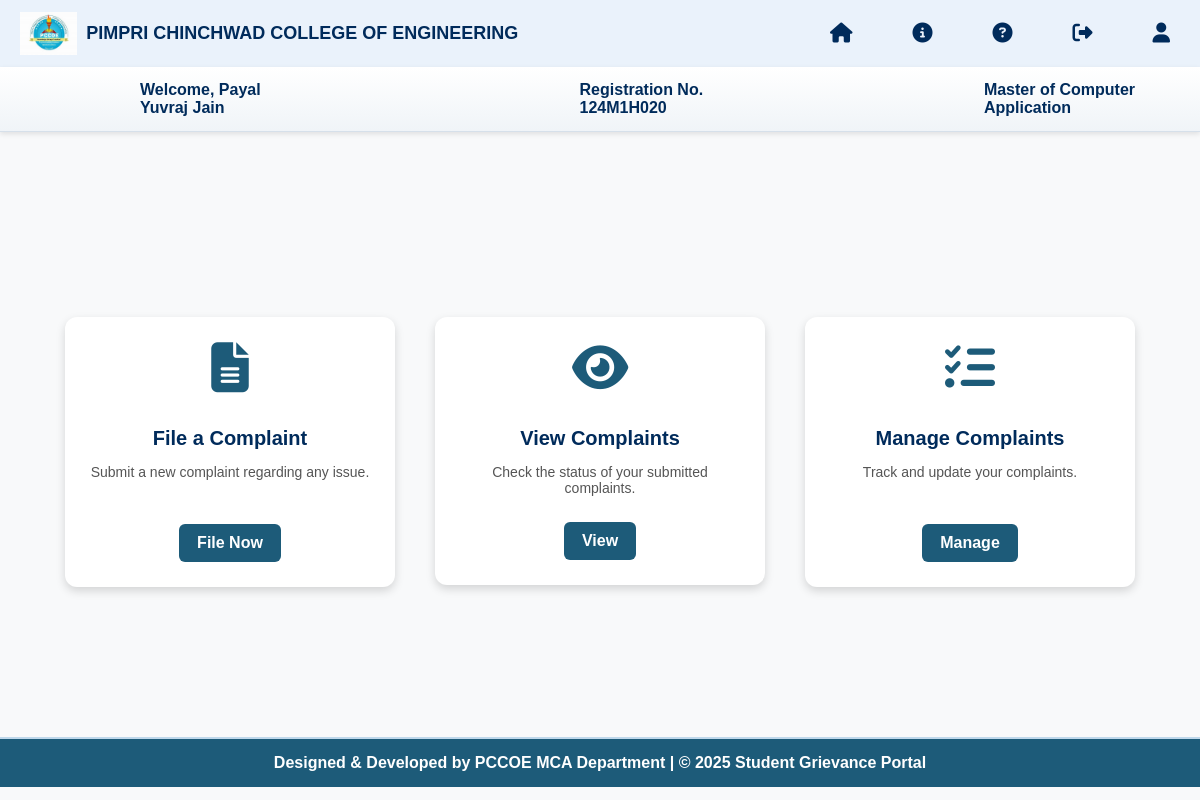
Page /home/ (signed in) on the committed database.
### grievance_portal/models.py (models this page shows)
class Student(models.Model):
    prn = models.CharField(max_length=20, unique=True, primary_key=True)
    password = models.CharField(max_length=255)
    name = models.CharField(max_length=255)
    email = models.EmailField(unique=True)
    mobile_number = models.CharField(max_length=15)
    department = models.CharField(max_length=100)
    course = models.CharField(max_length=100)
    admission_year = models.IntegerField()
    graduation_year = models.IntegerField()
    dob = models.DateField()
    gender = models.CharField(
        max_length=1,
        choices=[('M', 'Male'), ('F', 'Female'), ('O', 'Other')]
    )
    address = models.TextField()
    status = models.BooleanField(default=True)

### grievance_portal/views.py (the view)
# urls.py: path('home/', views.home, name="home"),
def home(request):
    prn=request.session.get("prn")
    student = Student.objects.get(prn=prn)
    return render(request,'home.html', {"student":student})

### grievance_portal/context_processors.py (called while the page is built)
def student_info(request):
    if 'prn' in request.session:  # Check if session exists
        try:
            student = Student.objects.get(prn=request.session['prn'])  # Fetch student from DB
            return {
                'student': student  # Store the whole student object
            }
        except Student.DoesNotExist:
            return {}  # Return empty if student not found
    return {}  # Return empty if session does not exist

### grievance_portal/templates/home.html
{% extends 'base.html' %}
{% load static %}
{% block extra_css %}
    <link rel="stylesheet" href="{% static 'css/homestyle.css' %}">
    <link rel="stylesheet" href="https://cdnjs.cloudflare.com/ajax/libs/font-awesome/6.4.2/css/all.min.css">
{% endblock %}
{% block content %}
<div class="dashboard-container">
    <div class="card-container">
        <a href="{% url 'file_complaint' %}" class="dashboard-card-link">
            <div class="dashboard-card">
                <i class="fas fa-file-alt"></i>
                <h3>File a Complaint</h3>
                <p>Submit a new complaint regarding any issue.</p>
                <br>
                <span class="btn">File Now</span>
            </div>
        </a>
        <a href="{% url 'view_complaints' %}" class="dashboard-card-link">
            <div class="dashboard-card">
                <i class="fas fa-eye"></i>
                <h3>View Complaints</h3>
                <p>Check the status of your submitted complaints.</p>
                <span class="btn">View</span>
            </div>
        </a>
        <a href="{% url 'manage_complaints' %}" class="dashboard-card-link">
            <div class="dashboard-card">
                <i class="fas fa-tasks"></i>
                <h3>Manage Complaints</h3>
                <p>Track and update your complaints.</p>
                <br>
                <span class="btn">Manage</span>
            </div>
        </a>
    </div>
</div>
{% endblock %}

### grievance_portal/templates/base.html (shortened to what this page needs)
{% load static %}
<!DOCTYPE html>
<html lang="en">
<head>
    <link rel="stylesheet" href="{% static 'css/basestyle.css' %}">
    {% block extra_css %}{% endblock %}
    <link rel="stylesheet" href="https://cdnjs.cloudflare.com/ajax/libs/font-awesome/6.4.2/css/all.min.css">
</head>
<body>
    <header>
    <div class="navbar">
        <div class="logo">
            <img src="{% static 'images/pccoe.jpg' %}" alt="College Logo">
            <span>PIMPRI CHINCHWAD COLLEGE OF ENGINEERING</span>
        </div>
        <div class="nav-icons">
            <a href="{% url 'home' %}" class="nav-item">
                <i class="fas fa-home"></i>
            </a>
            <a href="{% url 'about' %}" class="nav-item">
                <i class="fas fa-info-circle"></i>
            </a>
            <a href="{% url 'query' %}" class="nav-item">
                <i class="fas fa-question-circle"></i>
            </a>
            <a href="{% url 'logout' %}" class="nav-item">
                <i class="fas fa-sign-out-alt"></i>
            </a>
            <a href="{% url 'profile' %}" class="nav-item">
                <i class="fas fa-user"></i>
            </a>
        </div>
    </div>
    <div class="student-navbar">
        <div class="name">Welcome, {{ student.name }}</div>
        <div class="reg">Registration No. {{ student.prn }}</div>
        <div class="course">{{ student.department }}</div>
    </div>
    </header>
    <main>
    <div class="container">
        {% block content %}{% endblock %}
    </div>
    </main>
    <footer class="footer">
        <strong>Designed & Developed by PCCOE MCA Department | &copy; 2025 Student Grievance Portal<strong>
    </footer>
</body>
</html>

### grievance_portal/static/css/basestyle.css (style rules this page uses)
body { margin: 0; padding: 0; font-family: "Arial", sans-serif; background-color: #f8f9fa; }
.navbar { display: flex; align-items: center; justify-content: space-between; background-color: #EAF2FB; padding: 12px 20px; color: #002B5B; box-shadow: 0px 4px 10px rgba(0, 0, 0, 0.1); }
.navbar .logo { display: flex; align-items: center; }
.navbar .logo img { height: 43px; margin-right: 9px; }
.navbar .logo span { font-size: 18px; font-weight: bold; }
.navbar .nav-icons { display: flex; gap: 40px; }
.navbar .nav-icons a { position: relative; color: #002B5B; text-decoration: none; font-size: 20px; transition: 0.3s; padding: 10px; }
.nav-item { position: relative; }
.nav-icons i { transition: transform 0.2s ease-in-out; }
.student-navbar { background: linear-gradient(to bottom, #ffffff, #f0f4f8); color: #002B5B; padding: 12px 20px; font-size: 16px; font-weight: bold; display: flex; align-items: center; box-shadow: 0px 2px 5px rgba(0, 0, 0, 0.1); border-bottom: 1px solid #d6e0ea; }
.student-navbar .name { margin-top: 2px; margin-bottom: 2px; margin-left: 120px; }
.student-navbar .reg { margin-left: 270px; }
.student-navbar .course { margin-left: 230px; }
.footer { color: #ffffff; text-align: center; padding: 15px; font-size: 16px; border-top: 2px solid #BFD8EB; background: #1D5B79; }

### grievance_portal/static/css/homestyle.css (style rules this page uses)
body { margin: 0; padding: 0; font-family: "Arial", sans-serif; background-color: #f8f9fa; }
.dashboard-container { display: flex; justify-content: center; align-items: center; min-height: 70vh; margin-top: 40px; margin-bottom: 5px; }
.card-container { display: flex; justify-content: center; gap: 40px; flex-wrap: wrap; }
.dashboard-card { background: #ffffff; padding: 25px; border-radius: 12px; box-shadow: 0px 4px 10px rgba(0, 0, 0, 0.15); text-align: center; width: 280px; transition: transform 0.3s ease, box-shadow 0.3s ease; cursor: pointer; }
.dashboard-card-link { text-decoration: none; color: inherit; display: inline-block; }
.dashboard-card i { font-size: 50px; color: #1D5B79; margin-bottom: 15px; }
.dashboard-card h3 { color: #002B5B; font-size: 20px; margin-bottom: 10px; }
.dashboard-card p { font-size: 14px; color: #555; }
.dashboard-card .btn { display: inline-block; padding: 10px 18px; background-color: #1D5B79; color: white; border-radius: 6px; text-decoration: none; margin-top: 12px; font-weight: bold; transition: 0.3s; }

### rows in the picture
Student: name "Payal Yuvraj Jain", prn "124M1H020", department "Master of Computer Application"
